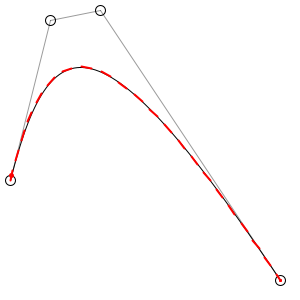
Frame 1 (no input)
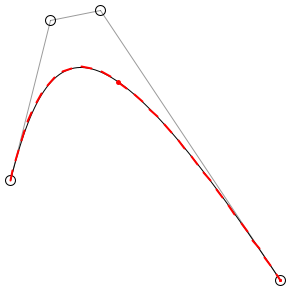
Frame 60 (the mouse pressed at the canvas centre just before this capture)
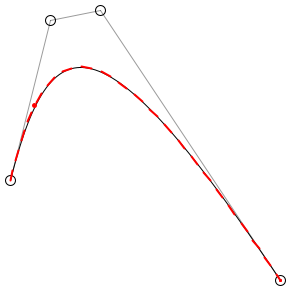
Frame 120 (the mouse held since frame 60 and released just before this capture)

The Processing sketch that drew these frames (run headless with seeded random() and noise(); from frame 60 on, the mouse is pressed at the canvas centre):

// Processing sketch: processing_10196
// ── processing_10196.pde


/*
Many thanks to: http://www.antigrain.com/research/adaptive_bezier/index.html
 */

float x1, y1, x2, y2, x3, y3, x4, y4, t;
float bl = 0;
int hselected = -1;

int dashlength = 10;

void setup() {
  size(300,300);
  t = 0;
  x1 = 10;
  y1 = 180;
  x2 = 50;
  y2 = 20;
  x3 = 100;
  y3 = 10;
  x4 = 280;
  y4 = 280;
  noFill();
}

void draw() {

  if (hselected == 1) {
    x1 = mouseX;
    y1 = mouseY;
  } else if (hselected == 2) {
    x2 = mouseX;
    y2 = mouseY;
  } else if (hselected == 3) {
    x3 = mouseX;
    y3 = mouseY;
  } else if (hselected == 4) {
    x4 = mouseX;
    y4 = mouseY;
  }

  background(255.0);
  stroke(0.0);
  strokeWeight(1.0);
  beginShape();
  vertex(x1, y1);
  bezierVertex(x2, y2, x3, y3, x4, y4);
  endShape();

  ellipse(x1,y1,10,10);
  ellipse(x2,y2,10,10);
  ellipse(x3,y3,10,10);
  ellipse(x4,y4,10,10);

  bl = blength(x1, y1, x2, y2, x3, y3, x4, y4);

  //find any point on the curve:
  t+=0.01;
  if(t>1) { 
    t=0; 
  }

  double mu, mum1,mum13,mu3;

  mu = t;
  mum1 = 1 - mu;
  mum13 = mum1 * mum1 * mum1;
  mu3 = mu * mu * mu;

  float xn = (float) ( mum13*x1 + 3*mu*mum1*mum1*x2 + 3*mu*mu*mum1*x3 + mu3*x4 );
  float yn = (float) ( mum13*y1 + 3*mu*mum1*mum1*y2 + 3*mu*mu*mum1*y3 + mu3*y4 );

  stroke(255.0, 0.0, 0.0);
  strokeWeight(5.0);
  point(xn, yn);

  stroke(0.0, 100.0);
  strokeWeight(1.0);

  line(x1, y1, x2, y2);
  line(x2, y2, x3, y3);
  line(x3, y3, x4, y4);
  
  stroke(255,0,0);
  strokeWeight(2);
  float dashnum = bl/dashlength;
  float dx = x1;
  float dy = y1;
  float t = 0;
  for (int i=0; i < dashnum*2; i++) {
    t += 0.001;
    float[] p = findPositionOnBezier(x1, y1, x2, y2, x3, y3, x4, y4, t);
    while ( t < 1 && dist(dx,dy,p[0],p[1]) < dashlength) {
      t += 0.001;
      p = findPositionOnBezier(x1, y1, x2, y2, x3, y3, x4, y4, t);
    }
    if (t >= 1) { p[0] = x4; p[1] = y4; }
    if(i*0.5 == Math.round(i*0.5)) {
      line(dx,dy,p[0],p[1]);
    }
    dx = p[0];
    dy = p[1];
    if (t == 1) { break; }
  }

  //intersecion
  /*
  float x12 = x1+(x2-x1)*t;
  float y12 = y1+(y2-y1)*t;
  float x23 = x2+(x3-x2)*t;
  float y23 = y2+(y3-y2)*t;
  float x34 = x3+(x4-x3)*t;
  float y34 = y3+(y4-y3)*t;
  line(x12, y12, x23, y23);
  line(x23, y23, x34, y34);

  float x123 = x12+(x23-x12)*t;
  float y123 = y12+(y23-y12)*t;
  float x234 = x23+(x34-x23)*t;
  float y234 = y23+(y34-y23)*t;
  line(x123, y123, x234, y234);

  stroke(255.0, 0.0, 0.0);
  strokeWeight(2.0);
  point(x123,y123);
  point(x234,y234);

  stroke(255.0, 0.0, 0.0, 100.0);
  strokeWeight(3.0);

  beginShape();
  vertex(x1, y1);
  bezierVertex(x12, y12, x123, y123, xn, yn);
  endShape();

  stroke(0.0, 255.0, 0.0, 100.0);

  beginShape();
  vertex(x4, y4);
  bezierVertex(x34, y34, x234, y234, xn, yn);
  endShape();
  */
}

void keyPressed() {
  if (keyCode == 38) {
    if (dashlength < 40) { dashlength++; }
  } else if (keyCode == 40) {
    if (dashlength > 4) { dashlength--; }
  } else {
    System.out.println(keyCode);
  }
}

void mouseReleased() {
  hselected = -1;
}

void mousePressed() {
  if (dist(mouseX,mouseY,x1,y1) < 5) { 
    hselected = 1;
  } else if (dist(mouseX,mouseY,x2,y2) < 5) { 
    hselected = 2;
  } else if (dist(mouseX,mouseY,x3,y3) < 5) { 
    hselected = 3; 
  } else if (dist(mouseX,mouseY,x4,y4) < 5) { 
    hselected = 4; 
  } else { 
    hselected = -1; 
  }
}

float[] findPositionOnBezier(float x1,float y1,float x2,float y2,float x3,float y3,float x4,float y4, float t) {
  float [] out = new float[]{0,0};
  double mu, mum1,mum13,mu3;
  mu = t;
  mum1 = 1 - mu;
  mum13 = mum1 * mum1 * mum1;
  mu3 = mu * mu * mu;
  out[0] = (float) ( mum13*x1 + 3*mu*mum1*mum1*x2 + 3*mu*mu*mum1*x3 + mu3*x4 );
  out[1] = (float) ( mum13*y1 + 3*mu*mum1*mum1*y2 + 3*mu*mu*mum1*y3 + mu3*y4 );
  return out;
}

float blength(float x1,float y1,float x2,float y2,float x3,float y3,float x4,float y4) {
  float out = 0;
  float t = 0;
  float px = x1;
  float py = y1;

  for (int i=0; i<100; i++) {
    t+=(0.01);
    float[] p = findPositionOnBezier(x1, y1, x2, y2, x3, y3, x4, y4, t);
    out+=dist(px,py,p[0],p[1]);
    px = p[0];
    py = p[1];
  }
  return out;
}
